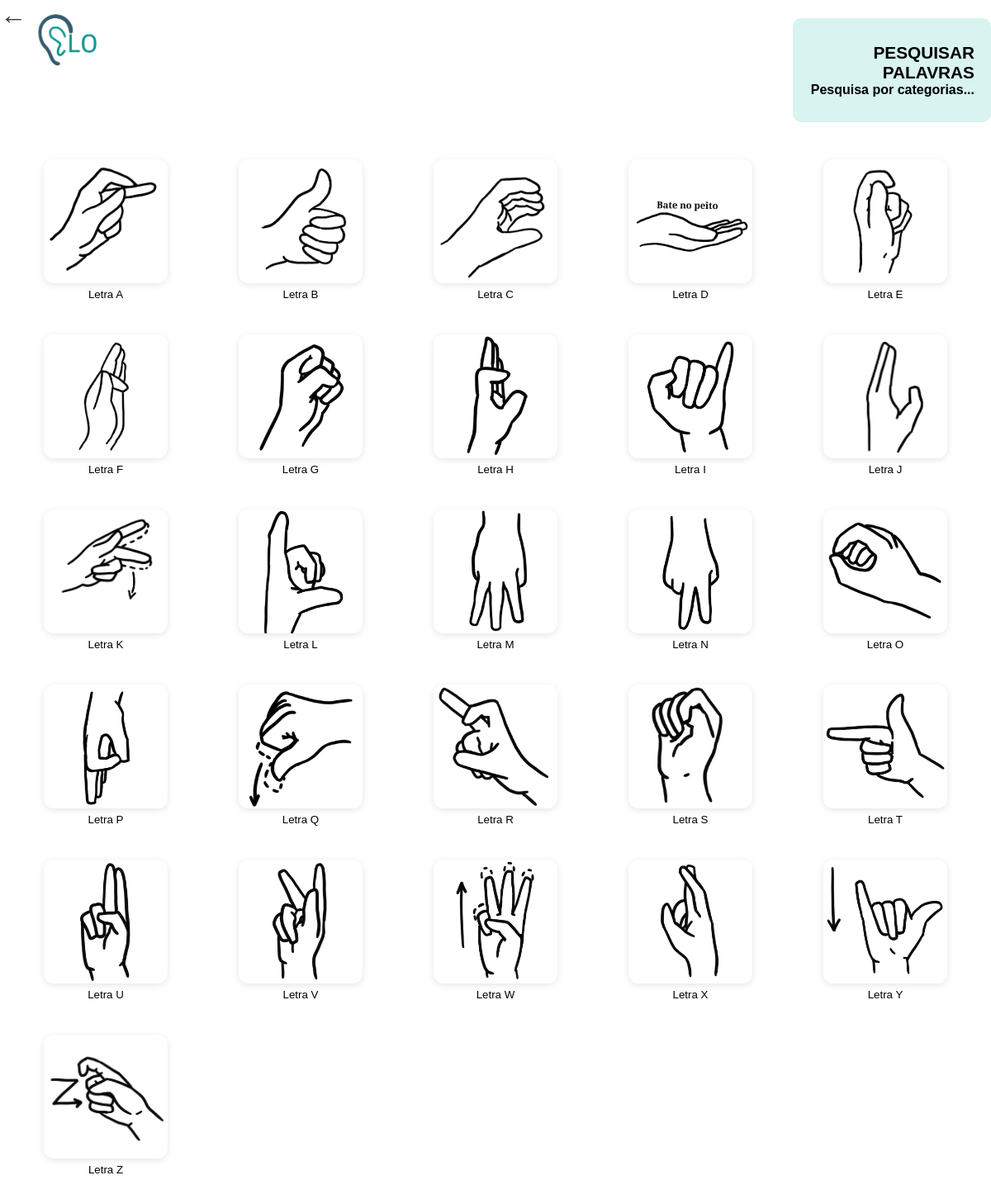
The app's page /pesquisa/aula/1/ (signed in) with its own data.
### aulas/models.py (models this page shows, shortened)
class Imagem(models.Model):
    aula = models.ForeignKey(Aula, on_delete=models.CASCADE, related_name='imagens')
    imagem = models.ImageField(upload_to='aulas/')
    descricao = models.TextField()

### pesquisa/views.py (the view)
# urls.py: path('aula/<int:aula_id>/', views.detalhes_aula_view, name='detalhes_aula'),
def detalhes_aula_view(request, aula_id):
    user = request.user
    aula = get_object_or_404(Aula, id=aula_id)
    if not AulaConcluida.objects.filter(user=user, aula=aula).exists():
        return render(request, 'pesquisa/nao_autorizado.html', status=403)
    imagens = aula.imagens.all()
    videos = aula.videos.all()
    return render(request, 'pesquisa/detalhes_aula.html', {
        'aula': aula,
        'imagens': imagens,
        'videos': videos
    })

### pesquisa/templates/pesquisa/detalhes_aula.html (shortened to what this page needs)
{% load static %}
<!DOCTYPE html>
<html lang="pt">
<head>
    <link rel="stylesheet" type="text/css" href="{% static 'pesquisa/detalhes_aula.css' %}">
</head>
<div class="logo-voltar">
  <img src="{% static 'utilizador/images/logo.png' %}" alt="Logotipo" class="logo">
  <a href="{% url 'pesquisa' %}" class="seta-voltar">←</a>
</div>
<div class="cabecalho">
  <h2>PESQUISAR PALAVRAS</h2>
  <p><strong>Pesquisa por categorias...</strong></p>
</div>
<div class="galeria-imagens">
  {% for imagem in imagens %}
    <div class="imagem-item">
      <img src="{{ imagem.imagem.url }}" alt="{{ imagem.descricao }}">
      <br>
      <small>{{ imagem.descricao }}</small>
    </div>
  {% endfor %}
</div>

### pesquisa/static/pesquisa/detalhes_aula.css (style rules this page uses)
.seta-voltar { font-size: 2em; margin-top: 50px; text-decoration: none; color: #333; }
.logo { width: 150px; position: absolute; top: -20px; left: 10px; }
.cabecalho { background-color: #d8f3f0; padding: 30px 20px; border-radius: 10px; width: 20%; box-sizing: border-box; text-align: right; position: relative; top: -15px; margin: 0; margin-left: auto; }
.cabecalho h2 { margin: 0; font-size: 1.3em; }
.cabecalho p { margin: 0; }
.galeria-imagens { display: grid; grid-template-columns: repeat(5, 1fr); gap: 20px; padding: 20px; justify-items: center; }
.imagem-item { margin: 10px; text-align: center; }
.imagem-item img { width: 150px; height: 150px; object-fit: contain; border-radius: 12px; box-shadow: 0 2px 8px rgba(0,0,0,0.1); }

### records on screen
Imagem: imagem (picture), descricao "Letra A"
Imagem: imagem (picture), descricao "Letra B"
Imagem: imagem (picture), descricao "Letra C"
Imagem: imagem (picture), descricao "Letra D"
Imagem: imagem (picture), descricao "Letra E"
Imagem: imagem (picture), descricao "Letra F"
Imagem: imagem (picture), descricao "Letra G"
Imagem: imagem (picture), descricao "Letra H"
Imagem: imagem (picture), descricao "Letra I"
Imagem: imagem (picture), descricao "Letra J"
Imagem: imagem (picture), descricao "Letra K"
Imagem: imagem (picture), descricao "Letra L"
Imagem: imagem (picture), descricao "Letra M"
Imagem: imagem (picture), descricao "Letra N"
Imagem: imagem (picture), descricao "Letra O"
Imagem: imagem (picture), descricao "Letra P"
Imagem: imagem (picture), descricao "Letra Q"
Imagem: imagem (picture), descricao "Letra R"
Imagem: imagem (picture), descricao "Letra S"
Imagem: imagem (picture), descricao "Letra T"
Imagem: imagem (picture), descricao "Letra U"
Imagem: imagem (picture), descricao "Letra V"
Imagem: imagem (picture), descricao "Letra W"
Imagem: imagem (picture), descricao "Letra X"
Imagem: imagem (picture), descricao "Letra Y"
Imagem: imagem (picture), descricao "Letra Z"
